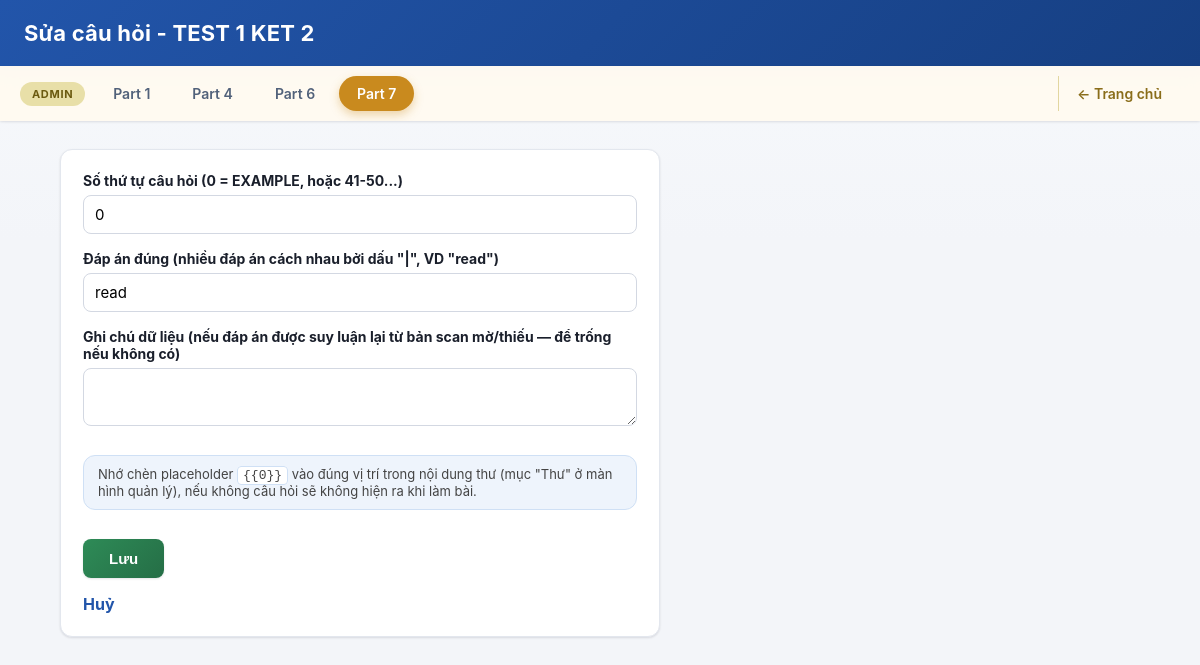
Page /index.php?controller=admin_part7&action=questionForm&test_id=1&id=1 on the committed database.
### tables this page shows
CREATE TABLE ket_part7_tests (
    id INT PRIMARY KEY AUTO_INCREMENT,
    title VARCHAR(255) NOT NULL,
    ket_group VARCHAR(20) NOT NULL DEFAULT '',
    test_label VARCHAR(20) NOT NULL DEFAULT '',
    instructions TEXT NULL,
    data_note TEXT NULL,
    created_at TIMESTAMP DEFAULT CURRENT_TIMESTAMP
);

CREATE TABLE ket_part7_questions (
    id INT PRIMARY KEY AUTO_INCREMENT,
    test_id INT NOT NULL,
    question_number INT NOT NULL,
    correct_answer VARCHAR(100) NOT NULL,
    is_example TINYINT(1) NOT NULL DEFAULT 0,
    note VARCHAR(500) NULL,
    CONSTRAINT fk_part7_questions_test FOREIGN KEY (test_id) REFERENCES ket_part7_tests(id) ON DELETE CASCADE
);

### app/controllers/Controller.php (called while the page is built, shortened)
<?php
class Controller
{
    protected function render(string $view, array $data = []): void
    {
        extract($data);
        require __DIR__ . '/../views/' . $view . '.php';
    }
}

### app/controllers/AdminPart7Controller.php (called while the page is built, shortened)
<?php
class AdminPart7Controller extends Controller
{
    private Part7Question $part7Model;
    public function __construct(private PDO $pdo)
    {
        $this->part7Model = new Part7Question($pdo);
    }
    public function questionForm(): void
    {
        $testId = isset($_GET['test_id']) ? (int) $_GET['test_id'] : 0;
        $id = isset($_GET['id']) ? (int) $_GET['id'] : 0;
        $test = $testId > 0 ? $this->part7Model->getTestById($testId) : null;
        $question = $id > 0 ? $this->part7Model->getQuestionById($id) : null;
        $this->render('admin_part7/question_form', ['test' => $test, 'question' => $question]);
    }
}

### public/index.php (called while the page is built, shortened)
<?php
require_once __DIR__ . '/../config/database.php';
require_once __DIR__ . '/../app/models/Part7Question.php';
require_once __DIR__ . '/../app/controllers/Controller.php';
require_once __DIR__ . '/../app/controllers/AdminPart7Controller.php';
$controllerName = $_GET['controller'] ?? 'home';
$actionName = $_GET['action'] ?? 'index';
switch ($controllerName) {
    case 'admin_part7':
        $controller = new AdminPart7Controller($pdo);
        break;
}
$controller->$actionName();

### app/models/Part7Question.php (called while the page is built, shortened)
<?php
class Part7Question
{
    private PDO $pdo;
    public function __construct(PDO $pdo)
    {
        $this->pdo = $pdo;
    }
    public function getTestById(int $id): ?array
    {
        $stmt = $this->pdo->prepare('SELECT * FROM ket_part7_tests WHERE id = ?');
        $stmt->execute([$id]);
        $test = $stmt->fetch();
        return $test !== false ? $test : null;
    }
    public function getQuestionById(int $id): ?array
    {
        $stmt = $this->pdo->prepare('SELECT * FROM ket_part7_questions WHERE id = ?');
        $stmt->execute([$id]);
        $question = $stmt->fetch();
        return $question !== false ? $question : null;
    }
}

### app/views/admin_part7/question_form.php (the view, shortened to what this page needs)
<!DOCTYPE html>
<html lang="vi">
<head>
<link rel="stylesheet" href="css/style.css">
</head>
<body>
<header class="site-header">
    <h1><?= !empty($question['id']) ? 'Sửa câu hỏi' : 'Thêm câu hỏi mới' ?> - <?= htmlspecialchars($test['title']) ?></h1>
</header>
<?php $activeAdminTab = 'admin7'; require __DIR__ . '/../partials/admin_nav_tabs.php'; ?>
<main class="page">
    <form
        method="POST"
        action="index.php?controller=admin_part7&amp;action=questionForm&amp;test_id=<?= (int) $test['id'] ?><?= !empty($question['id']) ? '&amp;id=' . (int) $question['id'] : '' ?>"
        class="admin-form"
    >
        <label>
            Số thứ tự câu hỏi (0 = EXAMPLE, hoặc 41-50...)
            <input type="number" name="question_number" min="0" value="<?= htmlspecialchars((string) ($question['question_number'] ?? '')) ?>" required>
        </label>
        <label>
            Đáp án đúng (nhiều đáp án cách nhau bởi dấu "|", VD "read")
            <input type="text" name="correct_answer" value="<?= htmlspecialchars($question['correct_answer'] ?? '') ?>" required>
        </label>
        <label>
            Ghi chú dữ liệu (nếu đáp án được suy luận lại từ bản scan mờ/thiếu — để trống nếu không có)
            <textarea name="note" rows="2"><?= htmlspecialchars($question['note'] ?? '') ?></textarea>
        </label>
        <p class="admin-hint">
            Nhớ chèn placeholder <code>{{<?= htmlspecialchars((string) ($question['question_number'] ?? 'n')) ?>}}</code>
            vào đúng vị trí trong nội dung thư (mục "Thư" ở màn hình quản lý), nếu không câu hỏi sẽ không hiện ra khi làm bài.
        </p>
        <button type="submit">Lưu</button>
        <a href="index.php?controller=admin_part7&amp;action=manage&amp;test_id=<?= (int) $test['id'] ?>" class="btn-link">Huỷ</a>
    </form>
</main>
</body>
</html>

### public/css/style.css (style rules this page uses)
:root { --color-primary: #2255aa; --color-primary-dark: #163f82; --color-primary-light: #eef4fc; --color-success: #2e8b57; --color-success-dark: #256e46; --color-danger: #c0392b; --color-danger-dark: #a5301f; --color-admin: #c98a1e; --color-admin-dark: #a3700f; --color-text: #1a1f2b; --color-text-muted: #667085; --color-border: #e3e7ee; --color-bg: #f3f5f9; --color-surface: #ffffff; --radius-sm: 8px; --radius-md: 12px; --radius-lg: 16px; --radius-pill: 999px; --shadow-sm: 0 1px 2px rgba(16, 24, 40, 0.06), 0 1px 3px rgba(16, 24, 40, 0.06); --shadow-md: 0 6px 16px rgba(16, 24, 40, 0.08); --shadow-lg: 0 16px 32px rgba(16, 24, 40, 0.14); --transition-fast: 0.15s ease; }
* { box-sizing: border-box; }
body { margin: 0; font-family: -apple-system, BlinkMacSystemFont, "Segoe UI", Roboto, Helvetica, Arial, sans-serif; background: linear-gradient(180deg, #f7f9fc 0%, var(--color-bg) 240px); color: var(--color-text); -webkit-font-smoothing: antialiased; }
.site-header { background: linear-gradient(135deg, var(--color-primary) 0%, var(--color-primary-dark) 100%); color: #ffffff; padding: 20px 24px; box-shadow: 0 2px 10px rgba(22, 63, 130, 0.25); }
.site-header h1 { margin: 0; font-size: 22px; font-weight: 700; letter-spacing: 0.2px; }
.page { width: 90%; max-width: 1100px; margin: 28px auto 64px; }
.admin-hint { background: var(--color-primary-light); border: 1px solid #cfe0f5; border-radius: var(--radius-md); padding: 10px 14px; font-size: 13px; color: #444444; }
.admin-hint code { background: #ffffff; border: 1px solid #cfe0f5; border-radius: 4px; padding: 1px 5px; }
.btn-link { display: inline-block; color: var(--color-primary); text-decoration: none; font-weight: 700; transition: color var(--transition-fast); }
.admin-form { background: var(--color-surface); border: 1px solid var(--color-border); border-radius: var(--radius-md); box-shadow: var(--shadow-sm); padding: 22px; max-width: 600px; display: flex; flex-direction: column; gap: 16px; }
.admin-form label { display: flex; flex-direction: column; gap: 6px; font-weight: 700; font-size: 14px; color: var(--color-text); }
.admin-form input, .admin-form select, .admin-form textarea { font-family: inherit; font-size: 15px; padding: 9px 11px; border: 1px solid #d3d8e2; border-radius: var(--radius-sm); font-weight: normal; transition: border-color var(--transition-fast), box-shadow var(--transition-fast); }
.admin-form button { align-self: flex-start; background: linear-gradient(135deg, var(--color-success) 0%, var(--color-success-dark) 100%); color: #ffffff; border: none; border-radius: var(--radius-sm); padding: 11px 26px; font-size: 15px; font-weight: 700; cursor: pointer; box-shadow: var(--shadow-sm); transition: transform var(--transition-fast), box-shadow var(--transition-fast), filter var(--transition-fast); }

### rows in the picture
ket_part7_tests: title "TEST 1 KET 2"
ket_part7_questions: question_number "0", correct_answer "read"

### other values in the picture
$tab['label'] "Part 1"
$tab['label'] "Part 4"
$tab['label'] "Part 6"
$tab['label'] "Part 7"
